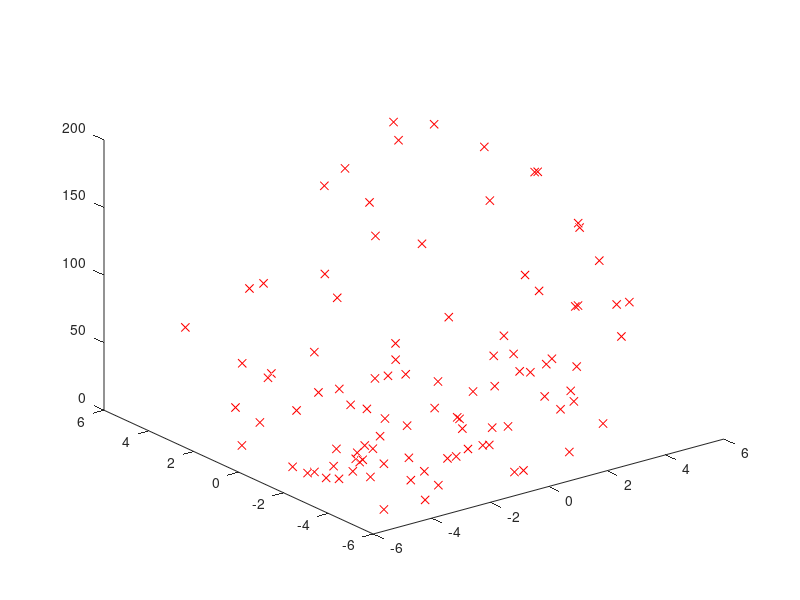

Here is the MATLAB script that generated this plot: (Note: this script raises an error after producing the figure.)
% 
% 2-dimension sos-convex regression (CVX)
% 
% Professor John Lafferty's Group
% Wei Hu
% The University of Chicago
%
% ------------------------------------------------------------------------------
% Aug 16, 2014
%
% Note: need CVX and SOSTOOLS
%
n = 100;   % n: number of data points
d = 6;   % d: degree of polynomial

X = 10*rand(2, n) - 5;    % n randam points  i.i.d.~U[-5, 5]
for i = 1:n
    y(i) = exp(X(1, i))+exp(X(2, i)) + 0.1*rand;
end           % y = exp(x1)+exp(x2)+Gaussian error
plot3(X(1, :), X(2, :), y, 'xr')  % plot data
hold on

s = (d+2)*(d+1)/2;   % s: number of monomials
x = sym('x', [2 1]); x = sym(x, 'real');
vx = monomials(x, [0:d]);  % vx: the vector of all s monomials

% optimization problem:
%       minimize norm(y-z)
%           s.t. V*theta = z
%                f = dot(theta, vx) is sos-convex
%
% where vx is the vector of s monomials, V is the matrix of the vx's at
% the n data points

% calculate V
for i = 1:n
    V(i, 1:s) = subs(vx', x, X(:, i));
end
V = double(V);

% write the optimization
cvx_begin
variable z(n)

% two different ways to store the coefficient: 1d-array and 2d-array
% f = dot(theta_vector, x) = sum(theta_matrix(i, j)*x_1^i*x_2^j)
variable theta_matrix(d+1, d+1) % theta_matrix: 2d index
variable theta_vector(s)   % theta_vector: 1d index
% make sure the two ways represent the same polynomial
k = 1;
for i = 0:d
    for j = i:-1:0
        theta_vector(k) == theta_matrix(j+1, i-j+1)
        k = k + 1;
    end
end

% details of writing the sos constraint as semidefinite constraint
r = (d/2+1)*d/4;
variable Q(2*r, 2*r) semidefinite
expression b11(d-1, d-1)
expression b12(d-1, d-1)
expression b22(d-1, d-1)
b11(:, :) = zeros(d-1, d-1)
b12(:, :) = zeros(d-1, d-1)
b22(:, :) = zeros(d-1, d-1)
for i1 = 0:d/2-1
    for j1 = 0:d/2-1-i1
        k1 = (i1+j1)*(i1+j1+1)/2 + (j1+1);
        for i2 = 0:d/2-1
            i = i1 + i2;
            for j2 = 0:d/2-1-i2
                j = j1 + j2;
                k2 = (i2+j2)*(i2+j2+1)/2 + (j2+1);
                b11(i+1, j+1) = b11(i+1, j+1) + Q(k1, k2);
                b12(i+1, j+1) = b12(i+1, j+1) + Q(r+k1, k2) + Q(k1, r+k2);
                b22(i+1, j+1) = b22(i+1, j+1) + Q(r+k1, r+k2);
            end
        end
    end
end
for i = 0:d-2
    for j = 0:d-2-i
        b11(i+1, j+1) == (i+2)*(i+1)*theta_matrix(i+3, j+1)
        b12(i+1, j+1) == 2*(i+1)*(j+1)*theta_matrix(i+2, j+2)
        b22(i+1, j+1) == (j+2)*(j+1)*theta_matrix(i+1, j+3)
    end
end

V*theta_vector == z
minimize(norm(y' - z))
cvx_end

% obtain the polynomial and plot it
f = dot(theta_vector, vx);
f = vpa(f);
ezmesh(f, [-5, 5])
hold off;